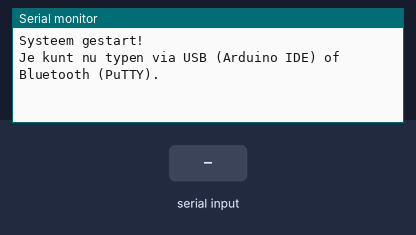
A sketch run on a simulated ESP32. On the bench: the last lines printed to the serial monitor. The inputs (shaded band) are chosen by the test bench. Nothing arrives over Bluetooth unless stated.

Above: at 1.2 s.
1.3 s: "1\n" received over Serial
At 2.2 s:
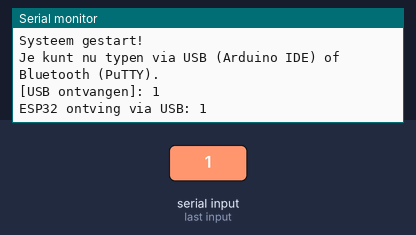
2.8 s: "1\n" received over the second serial link
At 3.4 s:
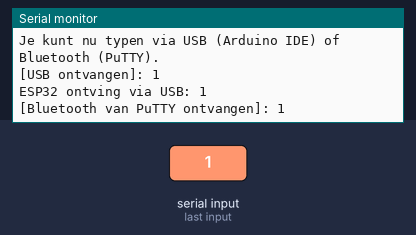
4.3 s: "0\n" received over Serial
At 5.5 s:
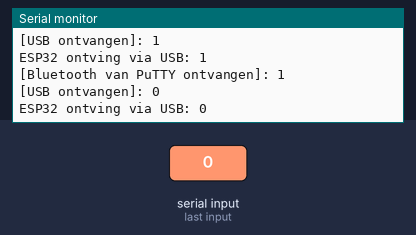
5.8 s: "0\n" received over the second serial link
At 6.8 s:
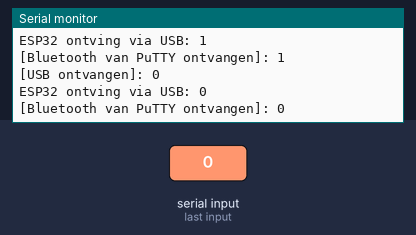

Measured:
- after the input at 1.3 s, the serial monitor: prints a new line at once (image 1)
- after the input at 2.8 s, the serial monitor: prints a new line at once (image 2)
- after the input at 4.3 s, the serial monitor: prints a new line at once (image 3)
- after the input at 5.8 s, the serial monitor: prints a new line at once (image 4)

The sketch:

Robot_project_wireless.ino
```cpp
#include "BluetoothSerial.h"

// Controleer of Bluetooth is ingeschakeld
#if !defined(CONFIG_BT_ENABLED) || !defined(CONFIG_BLUEDROID_ENABLED)
#error Bluetooth is not enabled! Please run make menuconfig to and select it
#endif

BluetoothSerial SerialBT;

void setup() {
  // Start de normale USB seriële monitor (voor Arduino IDE)
  Serial.begin(115200);

  // Start Bluetooth (voor PuTTY)
  SerialBT.begin("ESP32_LineFollower");

  Serial.println("\nSysteem gestart!");
  Serial.println("Je kunt nu typen via USB (Arduino IDE) of Bluetooth (PuTTY).");
}

void loop() {
  // --- 1. Ontvangen via Bluetooth (PuTTY) ---
  if (SerialBT.available()) {
    String incomingString = SerialBT.readStringUntil('\n'); // Lees tot je op Enter drukt
    incomingString.trim(); // Haal eventuele onnodige spaties/enters aan het einde weg

    if (incomingString.length() > 0) {
      // Print naar de Arduino USB monitor zodat je het daar ook ziet
      Serial.print("[Bluetooth van PuTTY ontvangen]: ");
      Serial.println(incomingString);

      // Stuur een antwoord terug naar PuTTY
      SerialBT.print("ESP32 ontving via Bluetooth: ");
      SerialBT.println(incomingString);
    }
  }

  // --- 2. Ontvangen via USB (Arduino IDE Seriële Monitor) ---
  if (Serial.available()) {
    String incomingString = Serial.readStringUntil('\n'); // Lees tot je op Enter drukt
    incomingString.trim();

    if (incomingString.length() > 0) {
      Serial.print("[USB ontvangen]: ");
      Serial.println(incomingString);

      // Stuur ook een bevestiging terug over de USB monitor
      Serial.print("ESP32 ontving via USB: ");
      Serial.println(incomingString);

      // (Optioneel) Stuur het ook door naar Bluetooth als PuTTY verbonden is
      SerialBT.print("ESP32 ontving via USB: ");
      SerialBT.println(incomingString);
    }
  }
}
```
